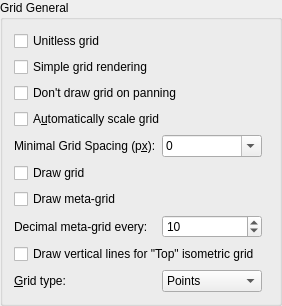
        <widget class="QGroupBox" name="groupBox_7">
         <property name="title">
          <string>Grid General</string>
         </property>
         <layout class="QGridLayout" name="gridLayout_21">
          <item row="8" column="0" colspan="2">
           <widget class="QCheckBox" name="cbDrawGrid">
            <property name="toolTip">
             <string>If checked, grid wil be drawn</string>
            </property>
            <property name="text">
             <string>Draw grid</string>
            </property>
           </widget>
          </item>
          <item row="9" column="0" colspan="2">
           <widget class="QCheckBox" name="cbDrawMetaGrid">
            <property name="toolTip">
             <string>If checked, metagrid will be drawn as part of grid drawing.</string>
            </property>
            <property name="text">
             <string>Draw meta-grid</string>
            </property>
           </widget>
          </item>
          <item row="4" column="0" colspan="3">
           <widget class="QCheckBox" name="cbScaleGrid">
            <property name="toolTip">
             <string>If checked, the grid will be scalled automatically</string>
            </property>
            <property name="text">
             <string>A&amp;utomatically scale grid</string>
            </property>
            <property name="shortcut">
             <string>Alt+U</string>
            </property>
           </widget>
          </item>
          <item row="11" column="0" colspan="3">
           <widget class="QCheckBox" name="cbDrawVerticalForIsoTop">
            <property name="toolTip">
             <string>If unchecked, vertical line will not be drawn for &quot;Top&quot; isometric view</string>
            </property>
            <property name="text">
             <string>Draw vertical lines for &quot;Top&quot; isometric grid</string>
            </property>
           </widget>
          </item>
          <item row="3" column="0" colspan="3">
           <widget class="QCheckBox" name="cbDisableGridOnPanning">
            <property name="toolTip">
             <string>If checked, grid will not be drawn within view pan by mouse operation</string>
            </property>
            <property name="text">
             <string>Don't draw grid on panning</string>
            </property>
           </widget>
          </item>
          <item row="14" column="1">
           <widget class="QComboBox" name="cbGridType">
            <property name="minimumSize">
             <size>
              <width>100</width>
              <height>0</height>
             </size>
            </property>
            <property name="toolTip">
             <string>Type of grid to be drawn</string>
            </property>
            <property name="editable">
             <bool>false</bool>
            </property>
            <property name="currentIndex">
             <number>0</number>
            </property>
            <item>
             <property name="text">
              <string>Points</string>
             </property>
            </item>
            <item>
             <property name="text">
              <string>Lines</string>
             </property>
            </item>
           </widget>
          </item>
          <item row="2" column="0" colspan="3">
           <widget class="QCheckBox" name="cbSimpleGridRendring">
            <property name="toolTip">
             <string>If checked, Meta Grid lines will be drawn on top of grid. Simple grid is faster yet is less visually lean.</string>
            </property>
            <property name="text">
             <string>Simple grid rendering</string>
            </property>
           </widget>
          </item>
          <item row="0" column="0" colspan="3">
           <widget class="QCheckBox" name="cb_unitless_grid">
            <property name="toolTip">
             <string>If checked, grid will not be adjusted to current units of drawing</string>
            </property>
            <property name="text">
             <string>Unitless grid</string>
            </property>
           </widget>
          </item>
          <item row="7" column="0">
           <widget class="QLabel" name="lMinGridSpacing">
            <property name="text">
             <string>Minimal Grid Spacing (p&amp;x):</string>
            </property>
            <property name="wordWrap">
             <bool>false</bool>
            </property>
            <property name="buddy">
             <cstring>cbMinGridSpacing</cstring>
            </property>
           </widget>
          </item>
          <item row="14" column="0">
           <widget class="QLabel" name="lGridType">
            <property name="text">
             <string>&amp;Grid type:</string>
            </property>
            <property name="wordWrap">
             <bool>false</bool>
            </property>
            <property name="buddy">
             <cstring>cbGridType</cstring>
            </property>
           </widget>
          </item>
          <item row="7" column="1">
           <widget class="QComboBox" name="cbMinGridSpacing">
            <property name="maximumSize">
             <size>
              <width>16777215</width>
              <height>16777215</height>
             </size>
            </property>
            <property name="toolTip">
             <string>Minimal spacing between grid until grid rescale</string>
            </property>
            <property name="editable">
             <bool>true</bool>
            </property>
            <item>
             <property name="text">
              <string notr="true">0</string>
             </property>
            </item>
            <item>
             <property name="text">
              <string notr="true">4</string>
             </property>
            </item>
            <item>
             <property name="text">
              <string notr="true">5</string>
             </property>
            </item>
            <item>
             <property name="text">
              <string notr="true">6</string>
             </property>
            </item>
            <item>
             <property name="text">
              <string notr="true">8</string>
             </property>
            </item>
            <item>
             <property name="text">
              <string notr="true">10</string>
             </property>
            </item>
            <item>
             <property name="text">
              <string notr="true">15</string>
             </property>
            </item>
            <item>
             <property name="text">
              <string notr="true">20</string>
             </property>
            </item>
           </widget>
          </item>
          <item row="10" column="0">
           <widget class="QLabel" name="label_40">
            <property name="text">
             <string>Decimal meta-grid every:</string>
            </property>
           </widget>
          </item>
          <item row="10" column="1">
           <widget class="QSpinBox" name="sbGridMetaMajorEvery">
            <property name="toolTip">
             <string>Controls the frequency of major grid lines compared to minor grid lines.</string>
            </property>
            <property name="minimum">
             <number>1</number>
            </property>
            <property name="maximum">
             <number>100</number>
            </property>
            <property name="value">
             <number>10</number>
            </property>
           </widget>
          </item>
         </layout>
        </widget>
